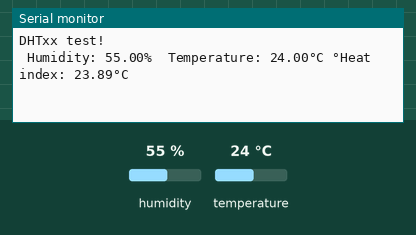
Bench run of a sketch on a simulated Arduino Uno, built with avr-gcc and run on an emulated ATmega328P. Parts: the last lines printed to the serial monitor. The inputs (shaded band) are chosen by the test bench; at power-on: humidity 55 %, temperature 24 °C.

Above: at 6.2 s.
6.3 s: humidity set to 22 %
At 7.8 s:
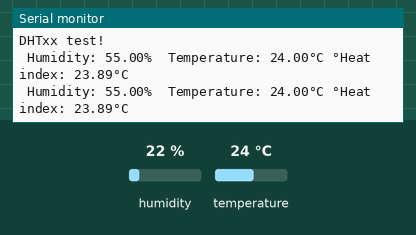
9.1 s: temperature set to 12 °C
At 9.1 s:
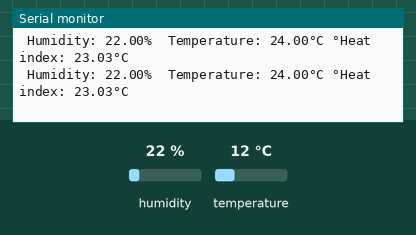
11.9 s: humidity set to 40 %
At 12.8 s:
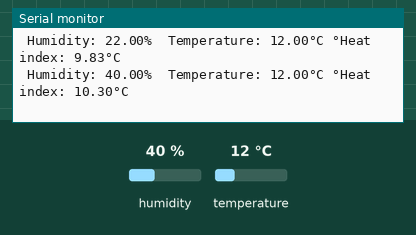
Timing chart, 0 to 14.9 s (numbered marks = the images above; inputs shaded):
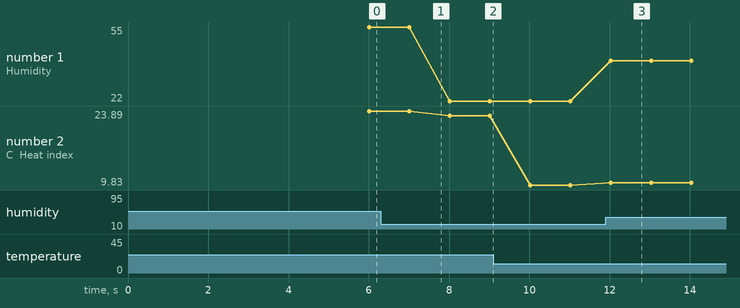

The sketch:

GasDetector.ino
```cpp
#include "DHT.h"
//#include <DHT_U.h>

// Project structure, refer to https://arduino.stackexchange.com/questions/348/how-to-organize-my-arduino-projects-structure-for-easy-source-control
//#include "DHTesp.h"

#define DHTPIN 2        // Digital pin connected to the DHT sensor
#define DHTTYPE DHT22   // DHT 22

DHT dht(DHTPIN, DHTTYPE);

void setup() {
  delay(5000);
  Serial.begin(9600);
  Serial.println(F("DHTxx test!"));

  dht.begin();
}


void loop()
{
  delay(1000);
  float h = dht.readHumidity();        // read humidity
  float t = dht.readTemperature();     // read temperature

  if (isnan(h) || isnan(t))
  {
    int i =1;
    Serial.println(F("Failed to read from DHT sensor!"));
  }
  else
  {
    float hic = dht.computeHeatIndex(t, h, false);

    Serial.print(F(" Humidity: "));
    Serial.print(h);
    Serial.print(F("%  Temperature: "));
    Serial.print(t);
    Serial.print(F("°C "));
    Serial.print(F("°Heat index: "));
    Serial.print(hic);
    Serial.println(F("°C "));
  }
}
```

Measured:
- after the input at 11.9 s, the serial monitor: prints a new line after 0.13 s (image 3)
- plotted number 1: 55 → 22 after the input at 6.3 s, 22 → 40 after the input at 11.9 s
- plotted number 2: 23.89 → 23.03 after the input at 6.3 s, 23.03 → 9.83 after the input at 9.1 s, 9.83 → 10.3 after the input at 11.9 s
